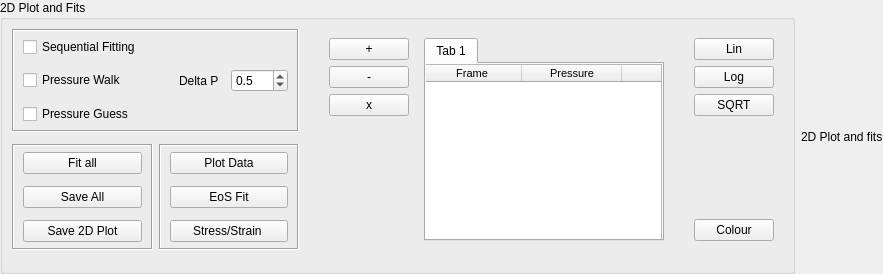
     <widget class="QFrame" name="frame_13">
      <property name="frameShape">
       <enum>QFrame::NoFrame</enum>
      </property>
      <property name="frameShadow">
       <enum>QFrame::Raised</enum>
      </property>
      <layout class="QHBoxLayout" name="horizontalLayout_13">
       <property name="leftMargin">
        <number>0</number>
       </property>
       <property name="topMargin">
        <number>0</number>
       </property>
       <property name="rightMargin">
        <number>0</number>
       </property>
       <property name="bottomMargin">
        <number>0</number>
       </property>
       <item>
        <widget class="QGroupBox" name="groupBox_4">
         <property name="title">
          <string>2D Plot and Fits </string>
         </property>
         <layout class="QVBoxLayout" name="verticalLayout_4">
          <property name="spacing">
           <number>12</number>
          </property>
          <property name="leftMargin">
           <number>9</number>
          </property>
          <property name="topMargin">
           <number>9</number>
          </property>
          <property name="rightMargin">
           <number>9</number>
          </property>
          <property name="bottomMargin">
           <number>9</number>
          </property>
          <item>
           <widget class="QFrame" name="frame_55">
            <property name="frameShape">
             <enum>QFrame::NoFrame</enum>
            </property>
            <property name="frameShadow">
             <enum>QFrame::Sunken</enum>
            </property>
            <layout class="QHBoxLayout" name="horizontalLayout_35">
             <property name="spacing">
              <number>12</number>
             </property>
             <property name="leftMargin">
              <number>0</number>
             </property>
             <property name="topMargin">
              <number>0</number>
             </property>
             <property name="rightMargin">
              <number>0</number>
             </property>
             <property name="bottomMargin">
              <number>0</number>
             </property>
             <item>
              <widget class="QFrame" name="frame_54">
               <property name="frameShape">
                <enum>QFrame::NoFrame</enum>
               </property>
               <property name="frameShadow">
                <enum>QFrame::Sunken</enum>
               </property>
               <layout class="QVBoxLayout" name="verticalLayout_26">
                <property name="spacing">
                 <number>12</number>
                </property>
                <property name="leftMargin">
                 <number>0</number>
                </property>
                <property name="topMargin">
                 <number>0</number>
                </property>
                <property name="rightMargin">
                 <number>0</number>
                </property>
                <property name="bottomMargin">
                 <number>0</number>
                </property>
                <item>
                 <widget class="QFrame" name="frame_51">
                  <property name="frameShape">
                   <enum>QFrame::Box</enum>
                  </property>
                  <property name="frameShadow">
                   <enum>QFrame::Sunken</enum>
                  </property>
                  <layout class="QVBoxLayout" name="verticalLayout_24">
                   <property name="spacing">
                    <number>12</number>
                   </property>
                   <property name="leftMargin">
                    <number>9</number>
                   </property>
                   <property name="topMargin">
                    <number>6</number>
                   </property>
                   <property name="rightMargin">
                    <number>9</number>
                   </property>
                   <property name="bottomMargin">
                    <number>6</number>
                   </property>
                   <item>
                    <widget class="QFrame" name="frame_9">
                     <property name="frameShape">
                      <enum>QFrame::NoFrame</enum>
                     </property>
                     <property name="frameShadow">
                      <enum>QFrame::Raised</enum>
                     </property>
                     <layout class="QHBoxLayout" name="horizontalLayout_8">
                      <property name="spacing">
                       <number>12</number>
                      </property>
                      <property name="leftMargin">
                       <number>0</number>
                      </property>
                      <property name="topMargin">
                       <number>0</number>
                      </property>
                      <property name="rightMargin">
                       <number>0</number>
                      </property>
                      <property name="bottomMargin">
                       <number>0</number>
                      </property>
                      <item>
                       <widget class="QCheckBox" name="checkBox_sequential">
                        <property name="text">
                         <string>Sequential Fitting</string>
                        </property>
                       </widget>
                      </item>
                      <item>
                       <spacer name="horizontalSpacer_seq">
                        <property name="orientation">
                         <enum>Qt::Horizontal</enum>
                        </property>
                        <property name="sizeHint" stdset="0">
                         <size>
                          <width>40</width>
                          <height>20</height>
                         </size>
                        </property>
                       </spacer>
                      </item>
                     </layout>
                    </widget>
                   </item>
                   <item>
                    <widget class="QFrame" name="frame_10">
                     <property name="frameShape">
                      <enum>QFrame::NoFrame</enum>
                     </property>
                     <property name="frameShadow">
                      <enum>QFrame::Raised</enum>
                     </property>
                     <layout class="QHBoxLayout" name="horizontalLayout_9">
                      <property name="spacing">
                       <number>12</number>
                      </property>
                      <property name="leftMargin">
                       <number>0</number>
                      </property>
                      <property name="topMargin">
                       <number>0</number>
                      </property>
                      <property name="rightMargin">
                       <number>0</number>
                      </property>
                      <property name="bottomMargin">
                       <number>0</number>
                      </property>
                      <item>
                       <widget class="QCheckBox" name="checkBox_pressureWalk">
                        <property name="text">
                         <string>Pressure Walk</string>
                        </property>
                       </widget>
                      </item>
                      <item>
                       <spacer name="horizontalSpacer_pw">
                        <property name="orientation">
                         <enum>Qt::Horizontal</enum>
                        </property>
                        <property name="sizeHint" stdset="0">
                         <size>
                          <width>40</width>
                          <height>20</height>
                         </size>
                        </property>
                       </spacer>
                      </item>
                      <item>
                       <widget class="QLabel" name="label_15">
                        <property name="text">
                         <string>Delta P</string>
                        </property>
                       </widget>
                      </item>
                      <item>
                       <widget class="QDoubleSpinBox" name="doubleSpinBox_7">
                        <property name="decimals">
                         <number>1</number>
                        </property>
                        <property name="singleStep">
                         <double>0.500000000000000</double>
                        </property>
                        <property name="value">
                         <double>0.500000000000000</double>
                        </property>
                       </widget>
                      </item>
                     </layout>
                    </widget>
                   </item>
                   <item>
                    <widget class="QFrame" name="frame_6">
                     <property name="frameShape">
                      <enum>QFrame::NoFrame</enum>
                     </property>
                     <property name="frameShadow">
                      <enum>QFrame::Raised</enum>
                     </property>
                     <layout class="QHBoxLayout" name="horizontalLayout_7">
                      <property name="spacing">
                       <number>12</number>
                      </property>
                      <property name="leftMargin">
                       <number>0</number>
                      </property>
                      <property name="topMargin">
                       <number>0</number>
                      </property>
                      <property name="rightMargin">
                       <number>0</number>
                      </property>
                      <property name="bottomMargin">
                       <number>0</number>
                      </property>
                      <item>
                       <widget class="QCheckBox" name="checkBox_poressureGuess">
                        <property name="text">
                         <string>Pressure Guess</string>
                        </property>
                       </widget>
                      </item>
                      <item>
                       <spacer name="horizontalSpacer_pg">
                        <property name="orientation">
                         <enum>Qt::Horizontal</enum>
                        </property>
                        <property name="sizeHint" stdset="0">
                         <size>
                          <width>40</width>
                          <height>20</height>
                         </size>
                        </property>
                       </spacer>
                      </item>
                     </layout>
                    </widget>
                   </item>
                  </layout>
                 </widget>
                </item>
                <item>
                 <widget class="QFrame" name="frame_60">
                  <property name="frameShape">
                   <enum>QFrame::NoFrame</enum>
                  </property>
                  <property name="frameShadow">
                   <enum>QFrame::Raised</enum>
                  </property>
                  <layout class="QHBoxLayout" name="horizontalLayout_38">
                   <property name="leftMargin">
                    <number>0</number>
                   </property>
                   <property name="topMargin">
                    <number>0</number>
                   </property>
                   <property name="rightMargin">
                    <number>0</number>
                   </property>
                   <property name="bottomMargin">
                    <number>0</number>
                   </property>
                   <item>
                    <widget class="QFrame" name="frame_52">
                     <property name="frameShape">
                      <enum>QFrame::Box</enum>
                     </property>
                     <property name="frameShadow">
                      <enum>QFrame::Sunken</enum>
                     </property>
                     <layout class="QVBoxLayout" name="verticalLayout_25">
                      <property name="spacing">
                       <number>12</number>
                      </property>
                      <property name="leftMargin">
                       <number>9</number>
                      </property>
                      <property name="topMargin">
                       <number>6</number>
                      </property>
                      <property name="rightMargin">
                       <number>9</number>
                      </property>
                      <property name="bottomMargin">
                       <number>6</number>
                      </property>
                      <item>
                       <widget class="QPushButton" name="pushButton_fitAll">
                        <property name="text">
                         <string>Fit all</string>
                        </property>
                       </widget>
                      </item>
                      <item>
                       <widget class="QPushButton" name="pushButton_saveAll">
                        <property name="text">
                         <string>Save All</string>
                        </property>
                       </widget>
                      </item>
                      <item>
                       <widget class="QPushButton" name="pushButton_save2D">
                        <property name="text">
                         <string>Save 2D Plot</string>
                        </property>
                       </widget>
                      </item>
                     </layout>
                    </widget>
                   </item>
                   <item>
                    <widget class="QFrame" name="frame_61">
                     <property name="frameShape">
                      <enum>QFrame::Box</enum>
                     </property>
                     <property name="frameShadow">
                      <enum>QFrame::Sunken</enum>
                     </property>
                     <layout class="QVBoxLayout" name="verticalLayout_39">
                      <property name="spacing">
                       <number>12</number>
                      </property>
                      <property name="leftMargin">
                       <number>9</number>
                      </property>
                      <property name="topMargin">
                       <number>6</number>
                      </property>
                      <property name="rightMargin">
                       <number>9</number>
                      </property>
                      <property name="bottomMargin">
                       <number>6</number>
                      </property>
                      <item>
                       <widget class="QPushButton" name="pushButton_9_plotData">
                        <property name="text">
                         <string>Plot Data</string>
                        </property>
                       </widget>
                      </item>
                      <item>
                       <widget class="QPushButton" name="pushButton_10_EoSFit">
                        <property name="text">
                         <string>EoS Fit</string>
                        </property>
                       </widget>
                      </item>
                      <item>
                       <widget class="QPushButton" name="pushButton_8_stressStrain">
                        <property name="text">
                         <string>Stress/Strain </string>
                        </property>
                       </widget>
                      </item>
                     </layout>
                    </widget>
                   </item>
                  </layout>
                 </widget>
                </item>
               </layout>
              </widget>
             </item>
             <item>
              <widget class="QFrame" name="frame_53">
               <property name="frameShape">
                <enum>QFrame::NoFrame</enum>
               </property>
               <property name="frameShadow">
                <enum>QFrame::Sunken</enum>
               </property>
               <layout class="QHBoxLayout" name="horizontalLayout_34">
                <item>
                 <widget class="QFrame" name="frame_26">
                  <property name="frameShape">
                   <enum>QFrame::NoFrame</enum>
                  </property>
                  <property name="frameShadow">
                   <enum>QFrame::Sunken</enum>
                  </property>
                  <layout class="QVBoxLayout" name="verticalLayout_12">
                   <property name="topMargin">
                    <number>0</number>
                   </property>
                   <item>
                    <widget class="QPushButton" name="pushButton_2">
                     <property name="text">
                      <string>+</string>
                     </property>
                    </widget>
                   </item>
                   <item>
                    <widget class="QPushButton" name="pushButton">
                     <property name="text">
                      <string>-</string>
                     </property>
                    </widget>
                   </item>
                   <item>
                    <widget class="QPushButton" name="pushButton_3">
                     <property name="text">
                      <string>x</string>
                     </property>
                    </widget>
                   </item>
                   <item>
                    <spacer name="verticalSpacer_buttons">
                     <property name="orientation">
                      <enum>Qt::Vertical</enum>
                     </property>
                     <property name="sizeHint" stdset="0">
                      <size>
                       <width>20</width>
                       <height>40</height>
                      </size>
                     </property>
                    </spacer>
                   </item>
                  </layout>
                 </widget>
                </item>
                <item>
                 <widget class="QTabWidget" name="tabWidget">
                  <property name="minimumSize">
                   <size>
                    <width>240</width>
                    <height>200</height>
                   </size>
                  </property>
                  <widget class="QWidget" name="tab">
                   <attribute name="title">
                    <string>Tab 1</string>
                   </attribute>
                   <widget class="QTableWidget" name="tableWidget_PressureGuessTable">
                    <property name="geometry">
                     <rect>
                      <x>-5</x>
                      <y>0</y>
                      <width>241</width>
                      <height>191</height>
                     </rect>
                    </property>
                    <property name="font">
                     <font>
                      <pointsize>8</pointsize>
                     </font>
                    </property>
                    <column>
                     <property name="text">
                      <string>Frame</string>
                     </property>
                    </column>
                    <column>
                     <property name="text">
                      <string>Pressure</string>
                     </property>
                    </column>
                    <column>
                     <property name="text">
                      <string>Fix</string>
                     </property>
                    </column>
                   </widget>
                  </widget>
                 </widget>
                </item>
               </layout>
              </widget>
             </item>
             <item>
              <widget class="QFrame" name="frame_56">
               <property name="frameShape">
                <enum>QFrame::NoFrame</enum>
               </property>
               <property name="frameShadow">
                <enum>QFrame::Sunken</enum>
               </property>
               <layout class="QVBoxLayout" name="verticalLayout_27">
                <item>
                 <widget class="QPushButton" name="pushButton_4">
                  <property name="text">
                   <string>Lin</string>
                  </property>
                 </widget>
                </item>
                <item>
                 <widget class="QPushButton" name="pushButton_5">
                  <property name="text">
                   <string>Log</string>
                  </property>
                 </widget>
                </item>
                <item>
                 <widget class="QPushButton" name="pushButton_6">
                  <property name="text">
                   <string>SQRT</string>
                  </property>
                 </widget>
                </item>
                <item>
                 <spacer name="verticalSpacer_scale">
                  <property name="orientation">
                   <enum>Qt::Vertical</enum>
                  </property>
                  <property name="sizeHint" stdset="0">
                   <size>
                    <width>20</width>
                    <height>40</height>
                   </size>
                  </property>
                 </spacer>
                </item>
                <item>
                 <widget class="QPushButton" name="pushButton_7">
                  <property name="text">
                   <string>Colour</string>
                  </property>
                 </widget>
                </item>
               </layout>
              </widget>
             </item>
            </layout>
           </widget>
          </item>
          <item>
           <widget class="QFrame" name="frame_11">
            <property name="frameShape">
             <enum>QFrame::NoFrame</enum>
            </property>
            <property name="frameShadow">
             <enum>QFrame::Raised</enum>
            </property>
            <layout class="QHBoxLayout" name="horizontalLayout_10">
             <property name="spacing">
              <number>12</number>
             </property>
             <property name="leftMargin">
              <number>0</number>
             </property>
             <property name="topMargin">
              <number>0</number>
             </property>
             <property name="rightMargin">
              <number>0</number>
             </property>
             <property name="bottomMargin">
              <number>0</number>
             </property>
            </layout>
           </widget>
          </item>
          <item>
           <spacer name="verticalSpacer_2dplot">
            <property name="orientation">
             <enum>Qt::Vertical</enum>
            </property>
            <property name="sizeHint" stdset="0">
             <size>
              <width>20</width>
              <height>0</height>
             </size>
            </property>
           </spacer>
          </item>
         </layout>
        </widget>
       </item>
       <item>
        <widget class="QFrame" name="frame_20">
         <property name="sizePolicy">
          <sizepolicy hsizetype="Expanding" vsizetype="Expanding">
           <horstretch>0</horstretch>
           <verstretch>0</verstretch>
          </sizepolicy>
         </property>
         <property name="frameShape">
          <enum>QFrame::NoFrame</enum>
         </property>
         <property name="frameShadow">
          <enum>QFrame::Raised</enum>
         </property>
         <layout class="QVBoxLayout" name="verticalLayout_8">
          <property name="spacing">
           <number>2</number>
          </property>
          <property name="leftMargin">
           <number>0</number>
          </property>
          <property name="topMargin">
           <number>0</number>
          </property>
          <property name="rightMargin">
           <number>0</number>
          </property>
          <property name="bottomMargin">
           <number>0</number>
          </property>
          <item>
           <widget class="QLabel" name="label_7">
            <property name="text">
             <string>2D Plot and fits</string>
            </property>
           </widget>
          </item>
         </layout>
        </widget>
       </item>
      </layout>
     </widget>
